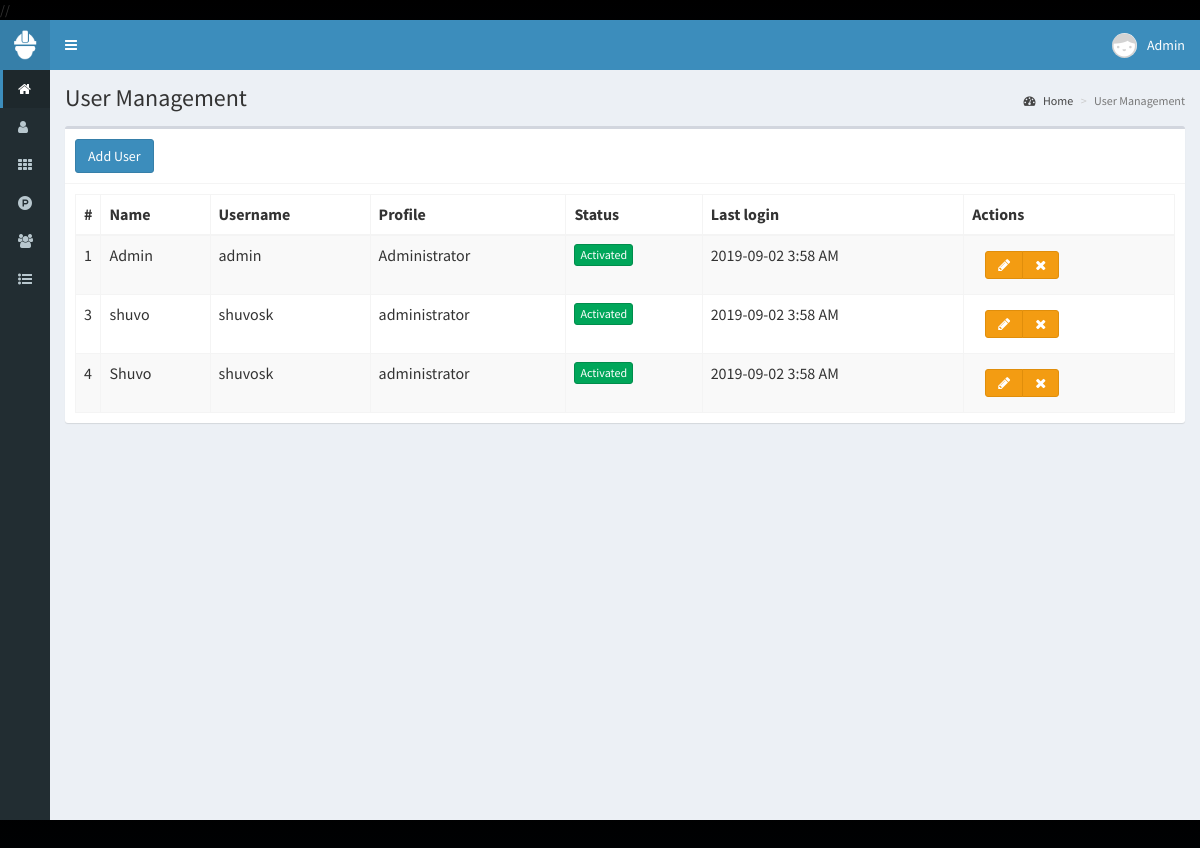
Screenshot of /users (signed in) with the database file from the repository.
### tables this page shows
CREATE TABLE `user` (
  `id` int(11) NOT NULL,
  `name` text NOT NULL,
  `username` text NOT NULL,
  `password` text NOT NULL,
  `profile` text NOT NULL,
  `picture` text NOT NULL,
  `status` int(11) NOT NULL,
  `last_login` timestamp NOT NULL DEFAULT current_timestamp() ON UPDATE current_timestamp(),
  `date` timestamp NOT NULL DEFAULT current_timestamp() ON UPDATE current_timestamp()
);

### controllers/template.controller.php (called while the page is built)
<?php
class ControllerTemplate{
	static public function ctrTemplate(){
		include "views/template.php";
	}
}

### index.php (called while the page is built, shortened)
<?php
require_once "controllers/template.controller.php";
require_once "controllers/users.controller.php";
require_once "models/connection.model.php";
require_once "models/users.model.php";
$template = new ControllerTemplate();
$template -> ctrTemplate();

### controllers/users.controller.php (called while the page is built, shortened)
<?php
class UserController{
	static public function ctrShowUsers($item, $value){
		$table = "user";
		$answer = UsersModel::MdlShowUsers($table, $item, $value);
		return $answer;
	}
}

### models/connection.model.php (called while the page is built)
<?php
class Connection{
	static public function connect(){
		$link = new PDO("mysql:host=localhost;dbname=pos", "root", "");
		$link -> exec("set names utf8");
		return $link;
	}
}

### models/users.model.php (called while the page is built, shortened)
<?php
require_once "connection.model.php";
class UsersModel{
	static public function MdlShowUsers($tableuser, $item, $value){
		if($item != null){
			$stmt = Connection::connect()->prepare("SELECT * FROM $tableuser WHERE $item = :$item");
			$stmt -> bindParam(":".$item, $value, PDO::PARAM_STR);
			$stmt -> execute();
			return $stmt -> fetch();
		}
		else{
			$stmt = Connection::connect()->prepare("SELECT * FROM $tableuser");
			$stmt -> execute();
			return $stmt -> fetchAll();
		}
	}
}

### views/modules/users.php (the view, shortened to what this page needs)
<div class="content-wrapper">
  <section class="content-header">
    <h1>
      User Management
    </h1>
    <ol class="breadcrumb">
      <li><a href="home"><i class="fa fa-dashboard"></i> Home</a></li>
      <li class="active">User Management</li>
    </ol>
  </section>
  <section class="content">
    <div class="box">
      <div class="box-header with-border">
        <button class="btn btn-primary" data-toggle="modal" data-target="#modeladduser">
          Add User
        </button>
      </div>
      <div class="box-body">
        <table class="table table-bordered table-striped dt-responsive tables" width="100%">
            <thead>
              <tr>
                <th style="width: 10px ">#</th>
                <th>Name</th>
                <th>Username</th>
                <th>Profile</th>
                <th>Status</th>
                <th>Last login</th>
                <th>Actions</th>
              </tr>
            </thead>
            <tbody>
              <?php
              $item = null;
              $value = null;
              $users = UserController::ctrShowUsers($item, $value);
              foreach ($users as $key => $value) {
                echo '
                      <tr>
                  <td>'.$value["id"].'</td>
                <td>'.$value["name"].'</td>
                <td>'.$value["username"].'</td>
                <td>'.$value["profile"].'</td>
                <td><button class="btn btn-success btn-xs">Activated</button></td>
                <td>2019-09-02 3:58 AM</td>
                <td>
                  <div class="btn btn-group">
                    <button class="btn btn-warning" data-toggle="Modal" data-target="#modaledituser" > <i class="fa fa-pencil" ></i></button>
                    <button class="btn btn-warning" > <i class="fa fa-times" ></i></button>
                  </div>
                </td>
              </tr>
                ';
}
               ?>
            </tbody>
        </table>
      </div>
    </div>
  </section>
</div>

### rows the page displays
user: id "1", name "Admin", username "admin", profile "Administrator"
user: id "3", name "shuvo", username "shuvosk", profile "administrator"
user: id "4", name "Shuvo", username "shuvosk", profile "administrator"

### other values shown
$_SESSION["name"] "Admin"
